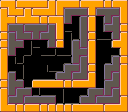

This game map was drawn from its Tiled (.tmx) file and the tilesets committed beside it. A one-line description and the full map source follow:
An orthogonal 16x14 tile map with 8x8 px tiles, 1 tile layer (tiles) and 12 objects (2x SWITCH_WALL, 2x SWITCH, SPAWN, LOCK, FENCE).

<map version="1.4" tiledversion="1.4.2" orientation="orthogonal" renderorder="right-down" width="16" height="14" tilewidth="8" tileheight="8" infinite="0" nextlayerid="4" nextobjectid="56">
 <editorsettings>
  <export target="." format="json" />
 </editorsettings>
 <properties>
  <property name="maxBullets" type="int" value="3" />
  <property name="medalBullets" type="int" value="2" />
 </properties>
 <tileset firstgid="1" source="../sprites.tsx" />
 <layer id="1" name="tiles" width="16" height="14">
  <data encoding="csv">
12,10,12,29,29,13,11,9,29,13,12,57,13,8,12,10,
11,25,13,11,12,29,26,27,3,23,7,27,6,55,7,41,
40,13,12,56,13,8,12,10,21,74,5,11,74,21,5,27,
27,6,4,6,55,7,5,41,75,92,39,27,61,6,22,8,
8,5,19,7,21,6,22,27,74,60,39,8,58,44,21,11,
8,38,7,74,75,43,21,8,61,5,21,11,17,74,12,28,
11,21,42,59,17,58,44,75,59,38,7,41,17,77,44,27,
41,74,60,17,17,17,17,42,44,21,5,27,17,60,5,8,
41,58,43,17,17,74,75,59,3,7,39,8,17,3,20,11,
27,5,60,17,75,76,44,6,20,6,20,11,17,21,5,41,
8,38,7,75,12,29,29,13,8,12,29,26,17,3,20,41,
11,21,3,7,60,75,45,43,17,42,44,3,7,21,5,27,
41,6,20,6,23,23,7,60,75,59,6,20,6,23,20,11,
25,13,8,12,13,8,8,8,8,12,29,29,13,12,29,26
</data>
 </layer>
 <objectgroup color="#21ff06" id="3" name="walls">
  <object id="51" x="8" y="8" width="56" height="16" />
  <object id="52" x="56" y="8" width="8" height="40" />
  <object id="53" x="88" y="8" width="8" height="72" />
  <object id="54" x="32" y="80" width="64" height="8" />
  <object id="55" x="112" y="40" width="16" height="8" />
 </objectgroup>
 <objectgroup id="2" name="entities">
  <object id="1" type="SPAWN" x="16" y="96" width="8" height="8" />
  <object id="2" type="LOCK" x="112" y="8" width="8" height="8" />
  <object id="41" type="SWITCH_WALL" x="32" y="64" width="8" height="16">
   <properties>
    <property name="color" value="RED" />
   </properties>
  </object>
  <object id="42" type="SWITCH" x="32" y="24" width="8" height="8">
   <properties>
    <property name="color" value="RED" />
   </properties>
  </object>
  <object id="46" type="SWITCH_WALL" x="32" y="88" width="8" height="16">
   <properties>
    <property name="color" value="GREEN" />
   </properties>
  </object>
  <object id="47" type="SWITCH" x="72" y="8" width="8" height="8">
   <properties>
    <property name="color" value="GREEN" />
   </properties>
  </object>
  <object id="50" type="FENCE" x="96" y="80" width="24" height="8" />
 </objectgroup>
</map>
